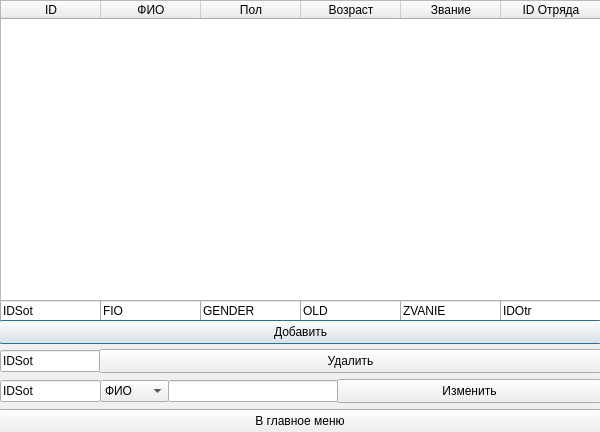
<?xml version="1.0" encoding="UTF-8"?>
<ui version="4.0">
 <class>Dialog</class>
 <widget class="QDialog" name="Dialog">
  <property name="geometry">
   <rect>
    <x>0</x>
    <y>0</y>
    <width>600</width>
    <height>432</height>
   </rect>
  </property>
  <property name="windowTitle">
   <string>Dialog</string>
  </property>
  <widget class="QTableWidget" name="tableWidget">
   <property name="geometry">
    <rect>
     <x>0</x>
     <y>0</y>
     <width>601</width>
     <height>301</height>
    </rect>
   </property>
   <property name="horizontalScrollBarPolicy">
    <enum>Qt::ScrollBarAlwaysOff</enum>
   </property>
   <column>
    <property name="text">
     <string>ID</string>
    </property>
   </column>
   <column>
    <property name="text">
     <string>ФИО</string>
    </property>
   </column>
   <column>
    <property name="text">
     <string>Пол</string>
    </property>
   </column>
   <column>
    <property name="text">
     <string>Возраст</string>
    </property>
   </column>
   <column>
    <property name="text">
     <string>Звание</string>
    </property>
   </column>
   <column>
    <property name="text">
     <string>ID Отряда</string>
    </property>
   </column>
  </widget>
  <widget class="QLineEdit" name="lineEdit">
   <property name="geometry">
    <rect>
     <x>0</x>
     <y>300</y>
     <width>101</width>
     <height>22</height>
    </rect>
   </property>
   <property name="text">
    <string>IDSot</string>
   </property>
  </widget>
  <widget class="QLineEdit" name="lineEdit_2">
   <property name="geometry">
    <rect>
     <x>100</x>
     <y>300</y>
     <width>101</width>
     <height>22</height>
    </rect>
   </property>
   <property name="text">
    <string>FIO</string>
   </property>
  </widget>
  <widget class="QLineEdit" name="lineEdit_3">
   <property name="geometry">
    <rect>
     <x>200</x>
     <y>300</y>
     <width>101</width>
     <height>22</height>
    </rect>
   </property>
   <property name="text">
    <string>GENDER</string>
   </property>
  </widget>
  <widget class="QLineEdit" name="lineEdit_4">
   <property name="geometry">
    <rect>
     <x>300</x>
     <y>300</y>
     <width>101</width>
     <height>22</height>
    </rect>
   </property>
   <property name="text">
    <string>OLD</string>
   </property>
  </widget>
  <widget class="QLineEdit" name="lineEdit_5">
   <property name="geometry">
    <rect>
     <x>400</x>
     <y>300</y>
     <width>101</width>
     <height>22</height>
    </rect>
   </property>
   <property name="text">
    <string>ZVANIE</string>
   </property>
  </widget>
  <widget class="QLineEdit" name="lineEdit_6">
   <property name="geometry">
    <rect>
     <x>500</x>
     <y>300</y>
     <width>101</width>
     <height>22</height>
    </rect>
   </property>
   <property name="text">
    <string>IDOtr</string>
   </property>
  </widget>
  <widget class="QPushButton" name="pushButton">
   <property name="geometry">
    <rect>
     <x>-1</x>
     <y>320</y>
     <width>603</width>
     <height>24</height>
    </rect>
   </property>
   <property name="text">
    <string>Добавить</string>
   </property>
  </widget>
  <widget class="QLineEdit" name="lineEdit_7">
   <property name="geometry">
    <rect>
     <x>0</x>
     <y>350</y>
     <width>101</width>
     <height>22</height>
    </rect>
   </property>
   <property name="text">
    <string>IDSot</string>
   </property>
  </widget>
  <widget class="QPushButton" name="pushButton_2">
   <property name="geometry">
    <rect>
     <x>99</x>
     <y>349</y>
     <width>503</width>
     <height>24</height>
    </rect>
   </property>
   <property name="text">
    <string>Удалить</string>
   </property>
  </widget>
  <widget class="QLineEdit" name="lineEdit_8">
   <property name="geometry">
    <rect>
     <x>0</x>
     <y>380</y>
     <width>101</width>
     <height>22</height>
    </rect>
   </property>
   <property name="text">
    <string>IDSot</string>
   </property>
  </widget>
  <widget class="QComboBox" name="comboBox">
   <property name="geometry">
    <rect>
     <x>100</x>
     <y>380</y>
     <width>69</width>
     <height>22</height>
    </rect>
   </property>
   <item>
    <property name="text">
     <string>ФИО</string>
    </property>
   </item>
   <item>
    <property name="text">
     <string>Пол</string>
    </property>
   </item>
   <item>
    <property name="text">
     <string>Возраст</string>
    </property>
   </item>
   <item>
    <property name="text">
     <string>Звание</string>
    </property>
   </item>
   <item>
    <property name="text">
     <string>ID Отряда</string>
    </property>
   </item>
  </widget>
  <widget class="QLineEdit" name="lineEdit_9">
   <property name="geometry">
    <rect>
     <x>168</x>
     <y>380</y>
     <width>171</width>
     <height>22</height>
    </rect>
   </property>
  </widget>
  <widget class="QPushButton" name="pushButton_3">
   <property name="geometry">
    <rect>
     <x>337</x>
     <y>379</y>
     <width>265</width>
     <height>24</height>
    </rect>
   </property>
   <property name="text">
    <string>Изменить</string>
   </property>
  </widget>
  <widget class="QPushButton" name="pushButton_4">
   <property name="geometry">
    <rect>
     <x>-2</x>
     <y>409</y>
     <width>604</width>
     <height>24</height>
    </rect>
   </property>
   <property name="text">
    <string>В главное меню</string>
   </property>
  </widget>
 </widget>
 <resources/>
 <connections/>
</ui>
